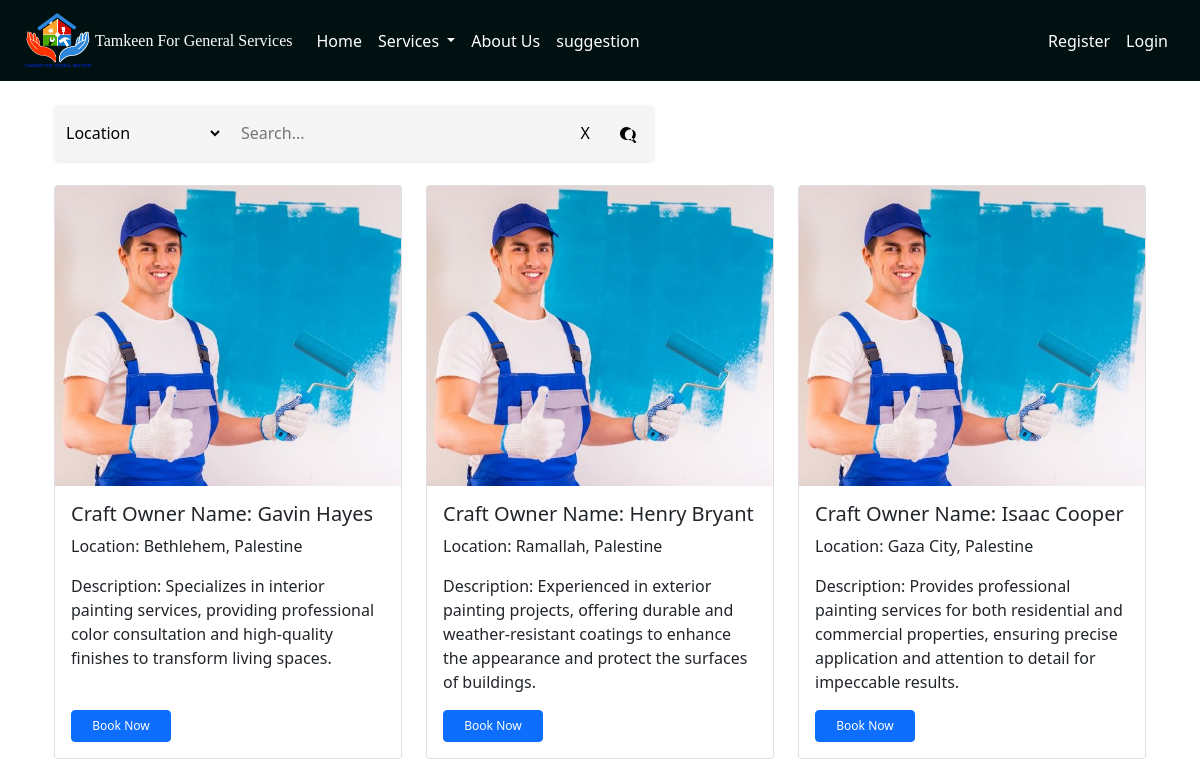
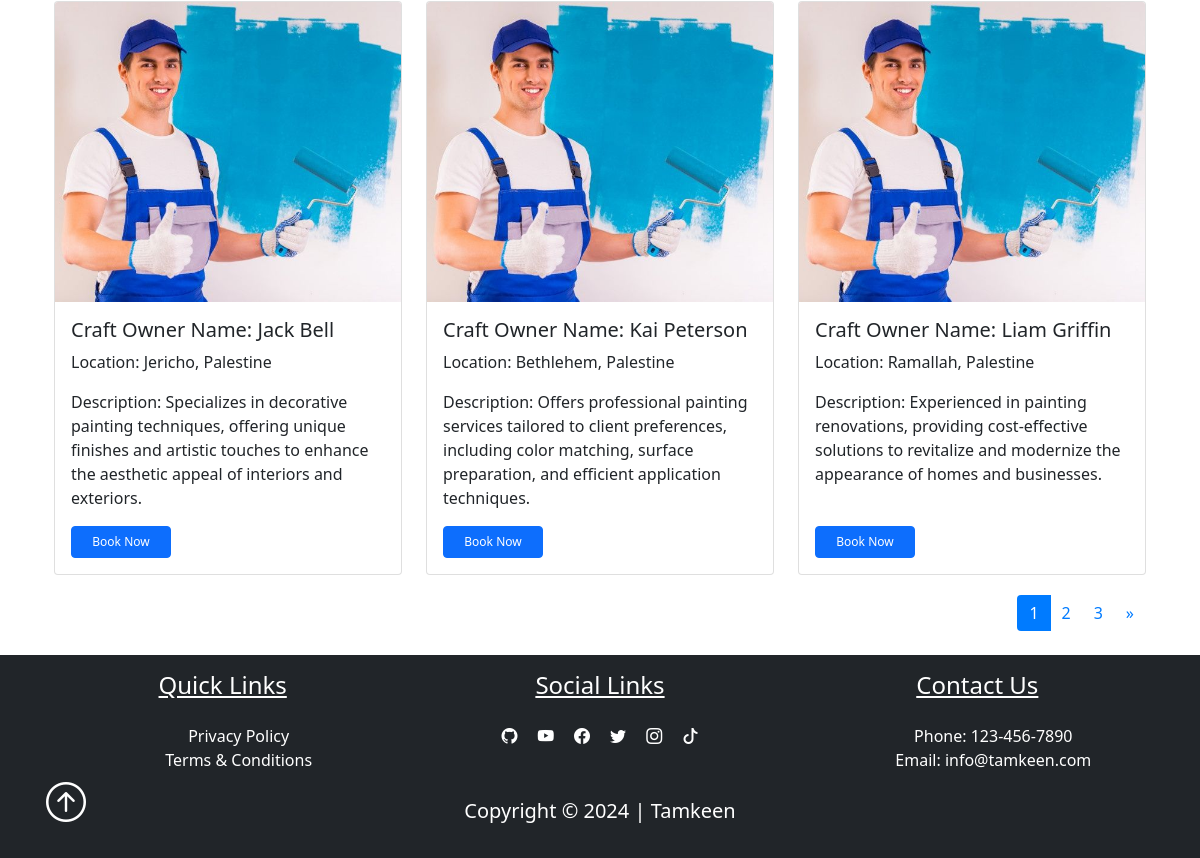
The page /Painting on the database as committed earlier (2 pictures, top to bottom).
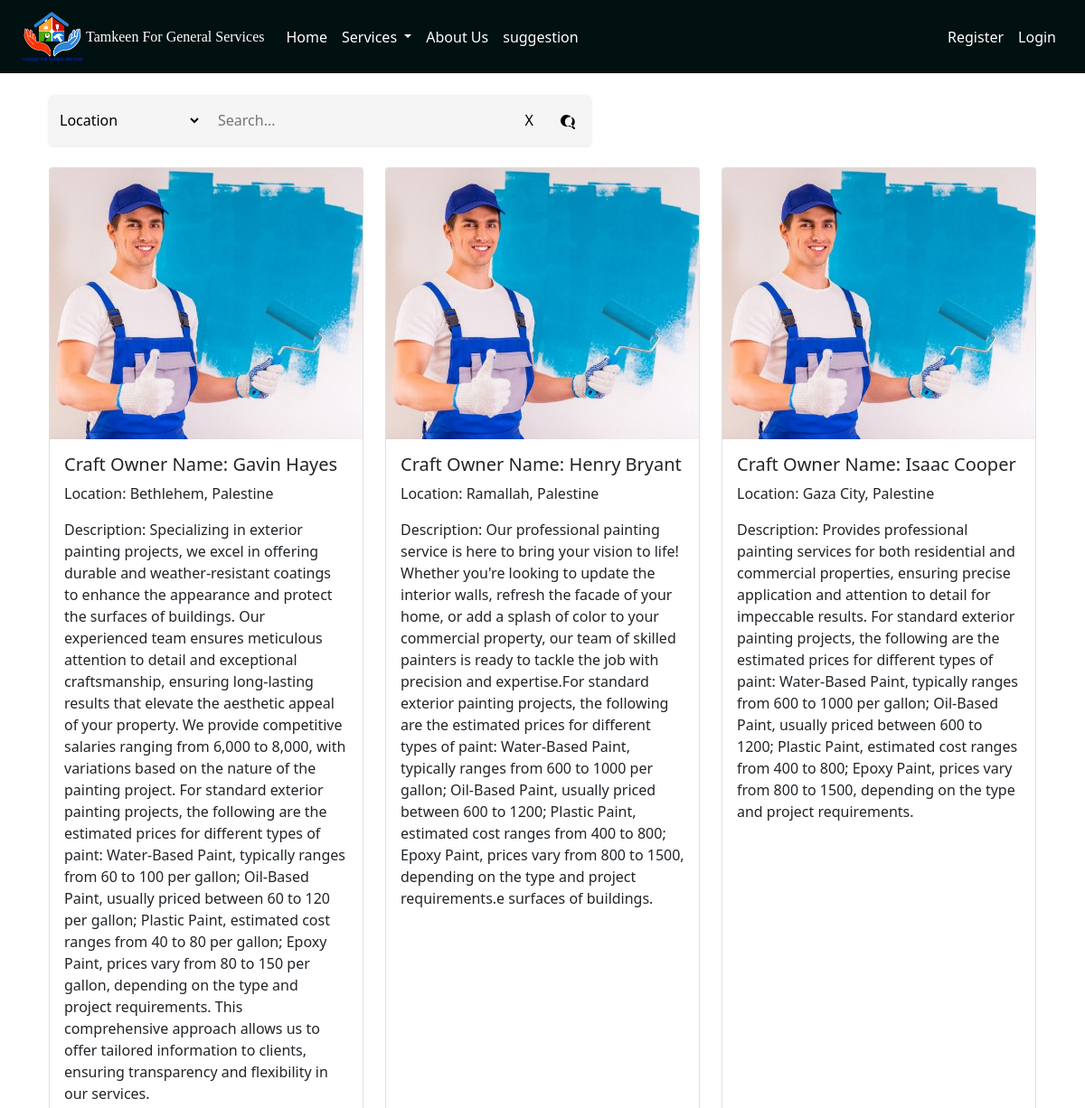
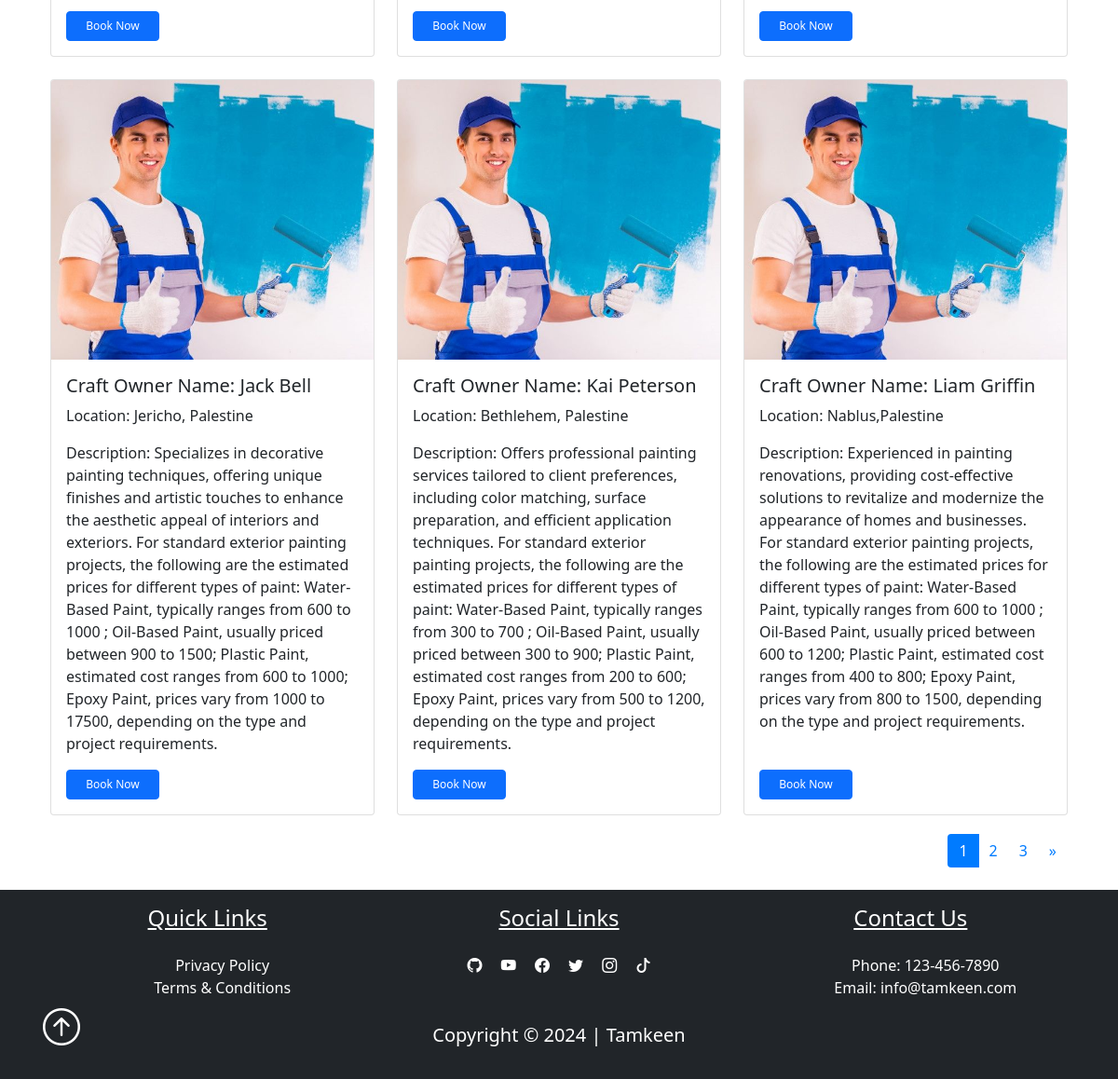
The same page on the database as committed later (2 pictures, top to bottom).
### pythonic/models.py (models this page shows, shortened)
class User(db.Model, UserMixin):
    id = db.Column(db.Integer, primary_key=True)
    username = db.Column(db.String(25), unique=True, nullable=False)
    email = db.Column(db.String(125), unique=True, nullable=False)
    image_file = db.Column(db.String(20), nullable=False, default="prf.jpg")
    password = db.Column(db.String(60), nullable=False)
    address = db.Column(db.String(25), nullable=False)
    contactNumber = db.Column(db.String(10), nullable=False)
    user_type = db.Column(db.String(20), nullable=False)
    service_type = db.Column(db.String(20), nullable=True)
    description = db.Column(db.Text, nullable=True)
    service_id = db.Column(db.Integer, db.ForeignKey("service.id"), nullable=True)
    availability = db.relationship('Availability', uselist=False, backref='owner', lazy=True)
    works = db.relationship("Work", backref="maker", lazy=True)
    ratings = db.relationship('Rating', foreign_keys='Rating.craft_owner_id', backref='craft_owner', lazy=True)
    average_rating = db.Column(db.Float, nullable=True)

### pythonic/routes.py (the view)
@app.route('/Painting')
def Painting():
    page = request.args.get('page', 1, type=int)
    per_page = 6
    users, total_users, total_pages = get_Painting_users_from_database(page, per_page)
    next_url = url_for('Painting', page=page + 1) if page < total_pages else None
    prev_url = url_for('Painting', page=page - 1) if page > 1 else None
    pages = range(1, total_pages + 1)
    return render_template('Painting.html', Painting_users=users, next_url=next_url, prev_url=prev_url, pages=pages, current_page=page)

### instance/helper.py (called while the page is built)
def get_Painting_users_from_database(page, per_page):
    Painting_pagination = User.query.filter_by(service_type='Painting').paginate(page=page, per_page=per_page, error_out=False)
    total_users = Painting_pagination.total
    total_pages = Painting_pagination.pages
    return Painting_pagination.items, total_users, total_pages

### pythonic/templates/Painting.html (shortened to what this page needs)
<!DOCTYPE html>
<html lang="en">
<head>
    <link href="{{ url_for('static', filename='css/bootstrap.min.css') }}" rel="stylesheet">
</head>
<body>
    {% extends "layout.html" %}
    {% block content %}
    <br>
    <div class="container">
        <div class="search-container">
            <select id="filterSelect">
                <option value="location">Location</option>
            </select>
            <input type="text" id="searchInput" placeholder="Search...">
            <button id="clearButton">X</button>
            <button id="searchButton">
            </button>
        </div>
        <br>
        <div class="row row-cols-1 row-cols-md-3 g-4" id="cardContainer">
            {% for user in Painting_users %}
            <div class="col">
                <div class="card solution_card" data-location="{{ user.address }}" data-craftowner="{{ user.username }}">
                    <img src="{{ url_for('static', filename=user.image_file) }}" class="card-img-top" alt="Painting image">
                    <div class="card-body">
                        <h5 class="card-title">Craft Owner Name: {{ user.username }}</h5>
                        <p class="card-text">Location: {{ user.address }}</p>
                        <p class="card-text">Description: {{ user.description }}</p>
                        <a href="/appointments?craft_owner={{ user.username }}&service_type={{ user.service_type }}" class="btn btn-primary" style="font-size: 12px; width: 100px;">Book Now</a>
                    </div>
                </div>
            </div>
            {% endfor %}
        </div>
        <div class="pagination-container">
            <nav aria-label="Page navigation">
                <ul class="pagination">
                    {% for page in pages %}
                    <li class="page-item {% if page == current_page %}active{% endif %}">
                        <a class="page-link" href="{{ url_for('Painting', page=page) }}">{{ page }}</a>
                    </li>
                    {% endfor %}
                    {% if next_url %}
                    <li class="page-item">
                        <a class="page-link" href="{{ next_url }}" aria-label="Next">
                            <span aria-hidden="true">&raquo;</span>
                        </a>
                    </li>
                    {% endif %}
                </ul>
            </nav>
        </div>
    </div>
    <br>
    {% endblock %}

### pythonic/templates/layout.html (shortened to what this page needs)
<!DOCTYPE html>
<html lang="en">
<head>
    <link rel="stylesheet" href="https://cdn.jsdelivr.net/npm/sweetalert2@11/dist/sweetalert2.min.css">
    <link href="https://cdn.jsdelivr.net/npm/bootstrap@5.1.3/dist/css/bootstrap.min.css" rel="stylesheet"
>
    <link rel="stylesheet" href="https://cdn.jsdelivr.net/npm/bootstrap-icons@1.8.1/font/bootstrap-icons.css">
    <link rel="stylesheet" type="text/css" href="{{url_for('static', filename='main.css')}}">
</head>
<body class="d-flex flex-column min-vh-100">
    <nav class="navbar navbar-expand-lg navbar custom border-body" data-bs-theme="dark">
        <div class="container-fluid">
            <a class="navbar-brand" href="{{ url_for('home') }}">
                <img class="img-fluid w-50 d-none d-sm-block" src="{{url_for('static', filename='img/logo.png')}}" alt="">
            </a>
            <a href="{{ url_for('home') }}" class="nav-link"><span class="logoCaption">Tamkeen For General Services</span></a>
            <div class="collapse navbar-collapse" id="navbarTogglerDemo03">
                <ul class="navbar-nav me-auto mb-2 mb-lg-0">
                    <li class="nav-item">
                        <a href="{{ url_for('home') }}" class="nav-link">Home</a>
                    </li>
                    <li class="nav-item dropdown">
                        <a class="nav-link dropdown-toggle" href="services.html" id="navbarDropdown" role="button"
                            data-bs-toggle="dropdown" aria-expanded="false">
                            Services
                        </a>
                    </li>
                    <li class="nav-item">
                        <a href="{{ url_for('about') }}" class="nav-link">About Us</a>                    </li>
                        <li class="nav-item">
                            <a href="{{ url_for('booking') }}" class="nav-link">suggestion</a>                    </li>
                </ul>
                <ul class="navbar-nav">
                    {% if current_user.is_authenticated %}
                    <div class="dropdown show">
                        <button class="btn btn-dark bg-dark dropdown-toggle" type="button" id="dropdownMenuButton1"
                            data-bs-toggle="dropdown" aria-expanded="false">
                            My Account
                        </button>
                        <ul class="dropdown-menu" aria-labelledby="dropdownMenuButton1">
                            <li class="nav-item">
                                <a href="{{ url_for('dashboard') }}" class="dropdown-item">Dashboard</a>
                            </li>
                            <li class="nav-item">
                                <a href="{{ url_for('logout') }}" class="dropdown-item">Logout</a>
                            </li>
                        </ul>
                    </div>
                    {% else %}
                    <li class="nav-item">
                        <a href="{{ url_for('register') }}" class="nav-link">Register</a>
                    </li>
                    <li class="nav-item">
                        <a href="{{ url_for('login') }}" class="nav-link">Login</a>
                    </li>
                    {% endif%}
                </ul>
            </div>
        </div>
    </nav>
    {% block content%} {% endblock %}
    <footer class="bg-dark mt-auto">
        <div class="container p-3">
            <div class="row text-center text-white">
                <div class="col-md-12 col-lg-4 pb-2">
                    <h4 class="text-center text-decoration-underline">Quick Links</h4>
                    <ul class=" nobull pt-3">
                        <li><a href="#" class="link text-white">Privacy Policy</a></li>
                        <li><a href="#" class="link text-white">Terms & Conditions</a></li>
                    </ul>
                </div>
                <div class="col-md-12 col-lg-4">
                    <h4 class="text-center text-decoration-underline pb-3">Social Links</h4>
                    <a href="#" class="text-white p-2"><i class="bi-github"></i></a>
                    <a href="#" class="text-white p-2"><i class="bi-youtube"></i></a>
                    <a href="#" class="text-white p-2"><i class="bi-facebook"></i></a>
                    <a href="#" class="text-white p-2"><i class="bi-twitter"></i></a>
                    <a href="#" class="text-white p-2"><i class="bi-instagram"></i></a>
                    <a href="#" class="text-white p-2"><i class="bi-tiktok"></i></a>
                </div>
                <div class="col-md-12 col-lg-4 pb-2">
                    <h4 class="text-center text-decoration-underline">Contact Us</h4>
                    <ul class=" nobull pt-3">
                        <li><a href="#" class="link text-white">Phone: 123-456-7890</a></li>
                        <li><a href="#" class="link text-white">Email: info@tamkeen.com</a></li>
                    </ul>
                </div>
            </div>
            <div class="col text-white text-center position-relative">
                <p class="lead font-weight-bold">Copyright &copy; 2024 | Tamkeen</p>
                <a href="#" class="position-absolute bottom-0 start-0 text-white">
                    <i class="bi bi-arrow-up-circle h1"></i>
                </a>
            </div>
        </div>
    </footer>
</body>
</html>

### pythonic/static/main.css (style rules this page uses)
.container { object-fit:fill; margin: auto; }
.link { text-decoration: none; }
.nobull { list-style-type: none; }

### pythonic/templates/Painting.html (style rules this page uses)
.search-container { display: flex; align-items: center; background-color: #f5f5f5; padding: 8px; border-radius: 5px; box-shadow: 0px 1px 3px rgba(0, 0, 0, 0.1); width: 600px; margin-left: 0; }
#filterSelect { border: none; background-color: transparent; font-size: 16px; margin-right: 10px; flex-shrink: 0; }
#searchInput { flex-grow: 1; border: none; background-color: transparent; font-size: 16px; padding: 8px; }
#clearButton, #searchButton { border: none; background-color: transparent; font-size: 16px; cursor: pointer; padding: 0 10px; flex-shrink: 0; }
#searchButton svg { vertical-align: middle; }
#clearButton { margin-right: 10px; }
.btn-primary { margin-top: auto; font-size: 14px; padding: 5px 10px; }
.pagination-container { display: flex; justify-content: flex-end; align-items: center; margin-top: 20px; }
.pagination-container .pagination { margin: 0; }
.pagination-container .pagination .page-link { color: #007bff; background-color: transparent; border: none; cursor: pointer; }
.pagination-container .pagination .page-item.active .page-link { z-index: 1; color: #fff; background-color: #007bff; border-color: #007bff; }
.card { display: flex; flex-direction: column; justify-content: space-between; transition: transform 0.3s, box-shadow 0.3s; height: 100%; }
.card-body { flex-grow: 1; display: flex; flex-direction: column; justify-content: space-between; }
.card-img-top { height: 300px; object-fit: cover; }

### pythonic/templates/layout.html (style rules this page uses)
.logoCaption { font-family: 'Gill Sans'; }
.custom { background-color: rgb(1, 16, 16); }
.logoCaption,.navbar a.nav-link { color: white; }
.logoCaption { margin-left: -96px; }

Rows that differ between the two databases and show on the page:
changed User "Gavin Hayes": description "Specializes in interior painting services, providing professional color consultation and high-quality finishes to transform living spaces." → "Specializing in exterior painting projects, we excel in offering durable and weather-resistant coatings to enhance the appearance and protect the surfaces of buildings. Our experienced team ensures meticulous attention to detail and exceptional craftsmanship, ensuring long-lasting results that elevate the aesthetic appeal of your property. We provide competitive salaries ranging from 6,000 to 8,000, with variations based on the nature of the painting project. For standard exterior painting projects, the following are the estimated prices for different types of paint: Water-Based Paint, typically ranges from 60 to 100 per gallon; Oil-Based Paint, usually priced between 60 to 120 per gallon;…"
changed User "Henry Bryant": description "Experienced in exterior painting projects, offering durable and weather-resistant coatings to enhance the appearance and protect the surfaces of buildings." → "Our professional painting service is here to bring your vision to life! Whether you're looking to update the interior walls, refresh the facade of your home, or add a splash of color to your commercial property, our team of skilled painters is ready to tackle the job with precision and expertise.For standard exterior painting projects, the following are the estimated prices for different types of paint: Water-Based Paint, typically ranges from 600 to 1000 per gallon; Oil-Based Paint, usually priced between 600 to 1200; Plastic Paint, estimated cost ranges from 400 to 800; Epoxy Paint, prices vary from 800 to 1500, depending on the type and project requirements.e surfaces of buildings."
changed User "Isaac Cooper": description "…detail for impeccable results." → "…detail for impeccable results. For standard exterior painting projects, the following are the estimated prices for different types of paint: Water-Based Paint, typically ranges from 600 to 1000 per gallon; Oil-Based Paint, usually priced between 600 to 1200; Plastic Paint, estimated cost ranges from 400 to 800; Epoxy Paint, prices vary from 800 to 1500, depending on the type and project requirements."
changed User "Jack Bell": description "Specializes in decorative painting techniques, offering unique finishes and artistic touches to enhance the aesthetic appeal of interiors and exteriors." → "…of interiors and exteriors. For standard exterior painting projects, the following are the estimated prices for different types of paint: Water-Based Paint, typically ranges from 600 to 1000 ; Oil-Based Paint, usually priced between 900 to 1500; Plastic Paint, estimated cost ranges from 600 to 1000; Epoxy Paint, prices vary from 1000 to 17500, depending on the type and project requirements."
changed User "Kai Peterson": description "Offers professional painting services tailored to client preferences, including color matching, surface preparation, and efficient application techniques." → "…and efficient application techniques. For standard exterior painting projects, the following are the estimated prices for different types of paint: Water-Based Paint, typically ranges from 300 to 700 ; Oil-Based Paint, usually priced between 300 to 900; Plastic Paint, estimated cost ranges from 200 to 600; Epoxy Paint, prices vary from 500 to 1200, depending on the type and project requirements."
changed User "Liam Griffin": address "Ramallah, Palestine" → "Nablus,Palestine"; description "Experienced in painting renovations, providing cost-effective solutions to revitalize and modernize the appearance of homes and businesses." → "…of homes and businesses. For standard exterior painting projects, the following are the estimated prices for different types of paint: Water-Based Paint, typically ranges from 600 to 1000 ; Oil-Based Paint, usually priced between 600 to 1200; Plastic Paint, estimated cost ranges from 400 to 800; Epoxy Paint, prices vary from 800 to 1500, depending on the type and project requirements."
